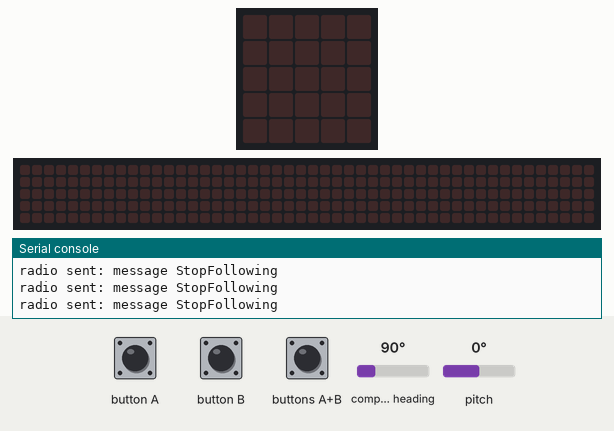
The program below on a simulated Calliope mini (MakeCode). Shown: the board's 5×5 LED display, a strip that is not on the board, showing the scrolling text unrolled, the last lines printed to the serial console. The inputs (shaded band) are chosen by the test bench; at power-on: compass heading 90°, pitch 0°. No radio messages arrive unless stated (any console line starting 'radio sent:' is added by the test bench); the 48×5 strip is a reading aid, not a part: it shows the text the display is scrolling, unrolled, one strip-width of it at a time; the compass is already calibrated.

Above: at 1.2 s.
1.3 s: button A pressed for 0.15 s
At 1.4 s:
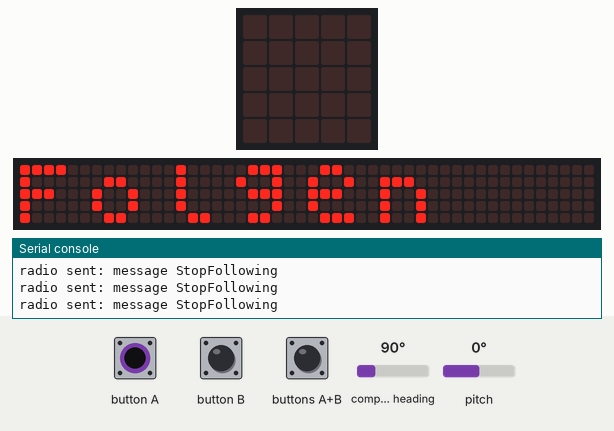
7.3 s: buttons A+B pressed for 0.15 s
9.1 s: buttons A+B pressed for 1 s
At 10.4 s:
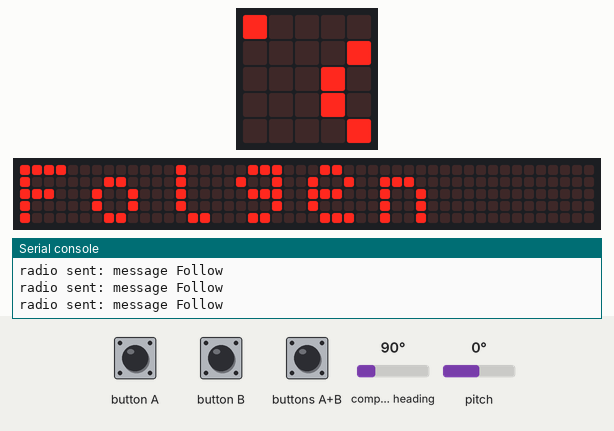

Measured:
- after the input at 1.3 s, the display: changes at once (image 1)
- after the input at 9.1 s, the display: first changes at once (image 2 shows a later state)

The program:

main.ts
```typescript
enum RadioMessage {
    message1 = 49434,
    test = 2239,
    Follow = 44477,
    StopFollowing = 46389,
    Start = 56380,
    Abbrechen = 21951
}
input.onButtonPressed(Button.B, function () {

})
radio.sendMessage(RadioMessage.Start)
radio.setGroup(1)
radio.setTransmitPower(20)
let folgen_oder_nicht_oder_Abbrechen = 2
basic.forever(function () {
    if (input.buttonIsPressed(Button.A)) {
        folgen_oder_nicht_oder_Abbrechen = 1
        basic.showString("Folgen")
    }
    if (input.buttonIsPressed(Button.B)) {
        folgen_oder_nicht_oder_Abbrechen = 2
        basic.showString("Folgen Beendet")
    }
    if (input.buttonIsPressed(Button.AB)) {
        folgen_oder_nicht_oder_Abbrechen = 3
        basic.showString("Abbruch")
    }
    if (folgen_oder_nicht_oder_Abbrechen == 1) {
        radio.sendMessage(RadioMessage.Follow)
    } else if (folgen_oder_nicht_oder_Abbrechen == 3) {
        radio.sendMessage(RadioMessage.Abbrechen)
    } else {
        radio.sendMessage(RadioMessage.StopFollowing)
    }
})
control.inBackground(function () {
    radio.sendValue("compass", input.compassHeading())
    radio.sendValue("Neigung", input.rotation(Rotation.Pitch))
})
```

test.ts
```typescript
// Hier kann man Tests durchführen; diese Datei wird nicht kompiliert, wenn dieses Paket als Erweiterung verwendet wird.
```
